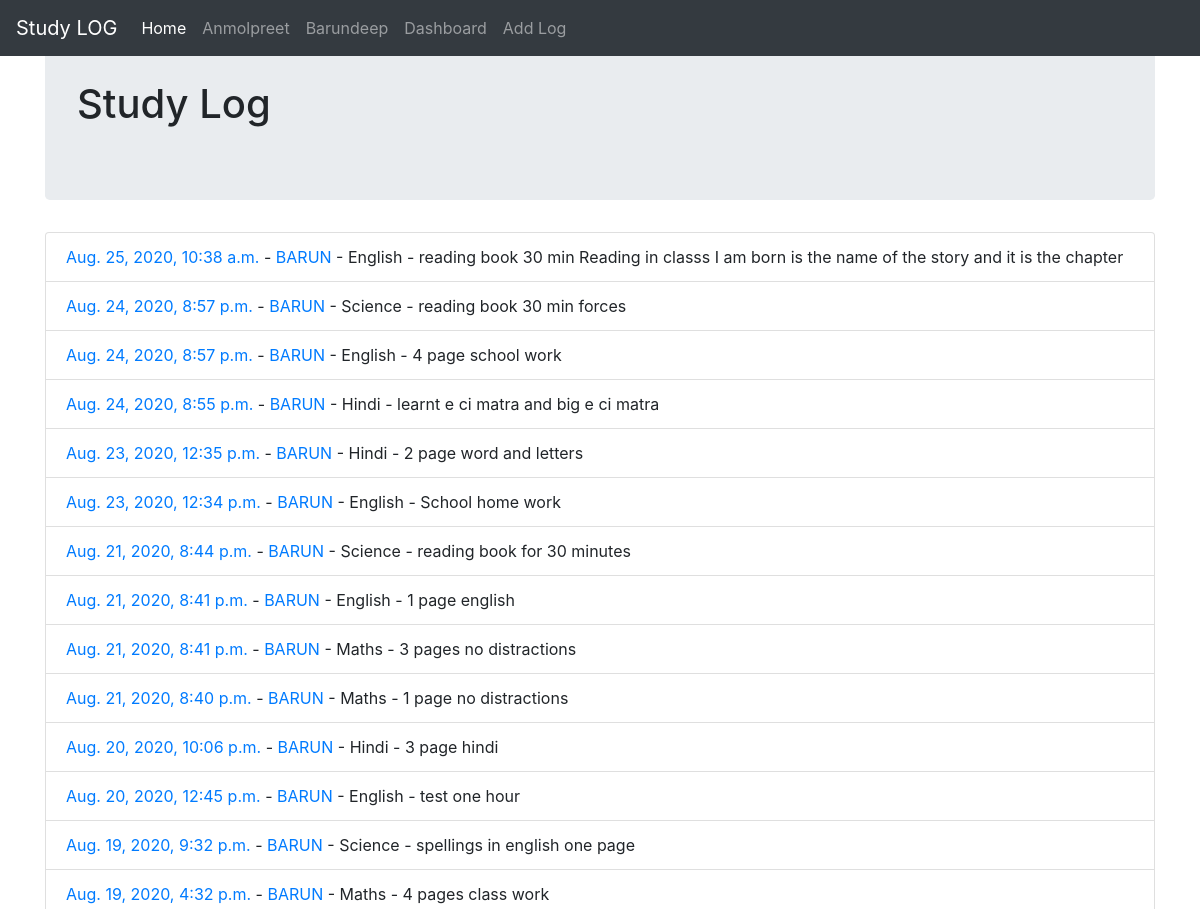
The page /barun (upper part) on the database as committed earlier.
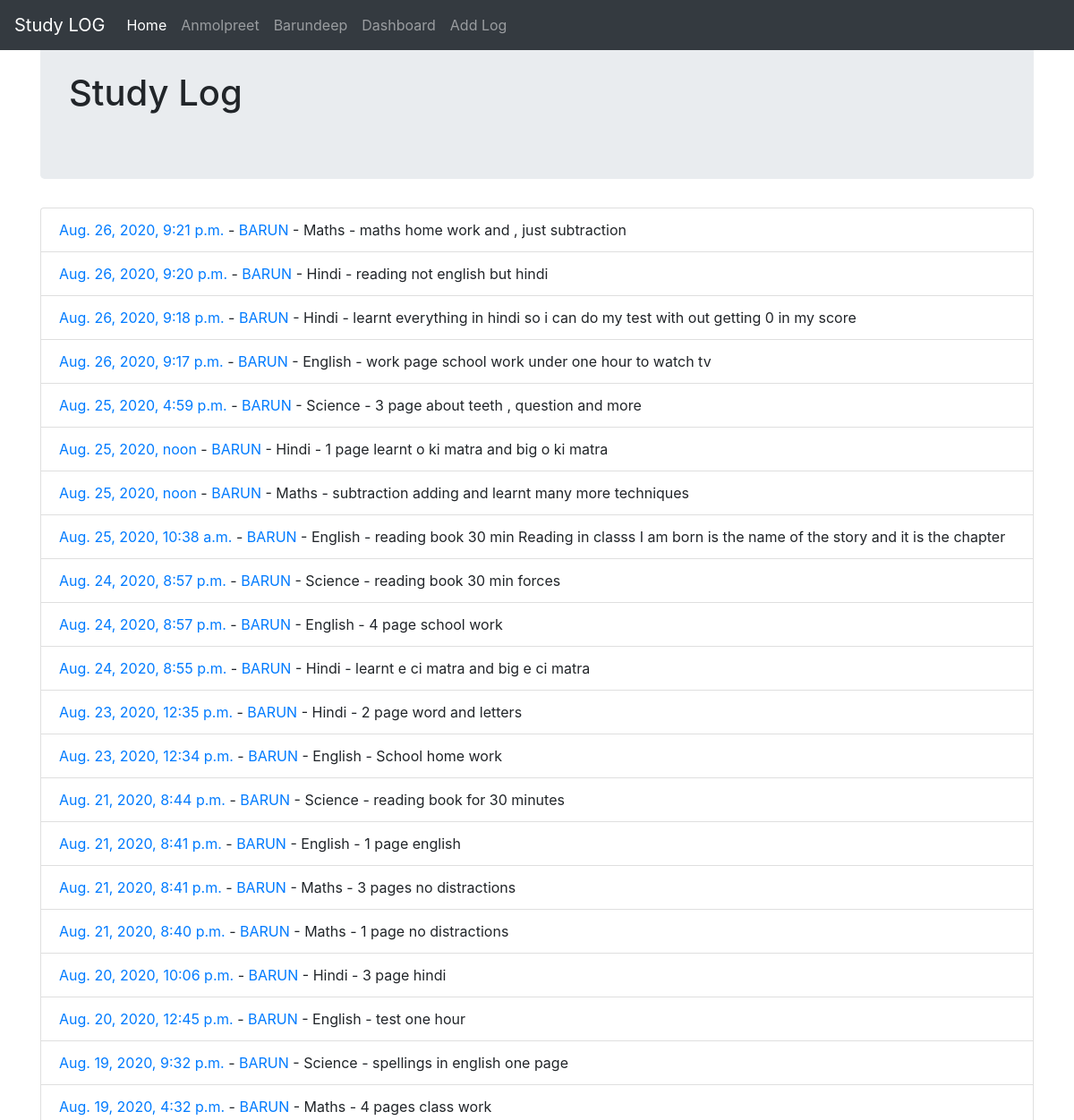
The same page on the database as committed later.
### study/models.py (models this page shows, shortened)
class StudyLog(models.Model):
    subject = models.ForeignKey(Subject, on_delete=models.CASCADE)
    user = models.CharField(max_length=40)
    date = models.DateTimeField(default=timezone.now)
    update_date = models.DateTimeField(auto_now=True)
    description = models.TextField(max_length=300)
    next_review_date = models.DateTimeField(default=days_hence)
    def get_absolute_url(self):
        return reverse('update-view', args=[str(self.id)])
    def get_user_url(self):
        return reverse('user-view', args=[str(self.user)])

class Subject(models.Model):
    name = models.CharField(max_length=50)
    def __str__(self):
        return self.name

### study/views.py (the view)
# urls.py: path('<str:user>', views.UserListView.as_view(), name="user-view"),
class UserListView(ListView):
    model = StudyLog
    template_name = "study/index.html"
    def get_queryset(self):
        user = self.kwargs['user']
        return StudyLog.objects.filter(user__iexact=user).order_by('-date')

### study/templates/study/index.html (shortened to what this page needs)
{% extends 'base.html' %}
{% block content %}
<div class="jumbotron">
<h1>Study Log</h1>
</div>
<ul class="list-group">
{% for object in object_list %}
<li class="list-group-item"><a href="{{ object.get_absolute_url }}">{{object.date}} </a>
    - <a href="{{ object.get_user_url }}"> {{object.user|upper}}</a> - {{object.subject}}  - {{object.description}} </li>
{% endfor %}
</ul>
{% endblock content %}

### study/templates/study/base.html (shortened to what this page needs)
<!doctype html>
<html lang="en">
  <head>
    <link rel="stylesheet" href="https://stackpath.bootstrapcdn.com/bootstrap/4.5.2/css/bootstrap.min.css">
</head>
  <body>
    <header>
      <nav class="navbar navbar-expand-md navbar-dark fixed-top bg-dark">
        <a class="navbar-brand" href={% url 'index-view' %}>Study LOG</a>
        <div class="collapse navbar-collapse" id="navbarCollapse">
          <ul class="navbar-nav mr-auto">
            <li class="nav-item active">
              <a class="nav-link" href={% url 'index-view' %}> Home <span class="sr-only">(current)</span></a>
            </li>
            <li class="nav-item">
              <a class="nav-link" href="/anmolpreet">Anmolpreet</a>
            </li>
            <li class="nav-item">
              <a class="nav-link" href="/barun">Barundeep</a>
            </li>
            <li class="nav-item">
              <a class="nav-link" href={% url 'dash-view' %}>Dashboard</a>
            </li>
            <li class="nav-item">
                <a class="nav-link" href={% url 'create-view' %}>Add Log</a>
            </li>
          </ul>
        </div>
      </nav>
    </header>
    <div class="container pt-3">
    {% block content %}{% endblock content %}
</div>
  </body>
</html>

Rows that differ between the two databases and show on the page:
added StudyLog: date "Aug. 26, 2020, 9:21 p.m.", user "BARUN", subject "Maths", description "maths home work and , just subtraction"
added StudyLog: date "Aug. 26, 2020, 9:20 p.m.", user "BARUN", subject "Hindi", description "reading not english but hindi"
added StudyLog: date "Aug. 26, 2020, 9:18 p.m.", user "BARUN", subject "Hindi", description "learnt everything in hindi so i can do my test with out getting 0 in my score"
added StudyLog: date "Aug. 26, 2020, 9:17 p.m.", user "BARUN", subject "English", description "work page school work under one hour to watch tv"
added StudyLog: date "Aug. 25, 2020, 4:59 p.m.", user "BARUN", subject "Science", description "3 page about teeth , question and more"
added StudyLog: date "Aug. 25, 2020, noon", user "BARUN", subject "Hindi", description "1 page learnt o ki matra and big o ki matra"
added StudyLog: date "Aug. 25, 2020, noon", user "BARUN", subject "Maths", description "subtraction adding and learnt many more techniques"
